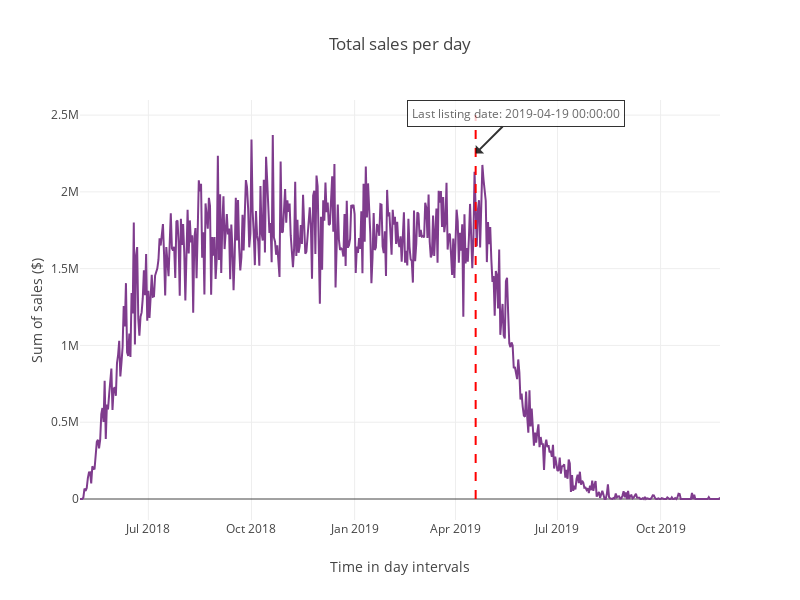

The notebook cell this image was saved under:
### Code cell
# every vehicle sold value total
sum_sales = sales.sales_dollars.sum()

print(f"The total vehicle sales were: ${sum_sales:,}")

# line plot of sales over time
fig = px.line(sales,
              x='index',
              y='sales_dollars',
              title='Total sales per day')

fig.update_layout(xaxis_title="Time in day intervals",
                  yaxis_title="Sum of sales ($)",
                  width=800,
                  height=600,
                  )

# retrieve last listing date
last_listing = vehicles['date_posted'].max()

# Add a vertical line for average price
fig.add_shape(type="line",
              x0=last_listing, x1=last_listing,
              y0=0, y1=2500000,
              line=dict(color='red', dash='dash'))

# add text annotation for the line
fig.add_annotation(
    x=last_listing,
    y=2250000,
    text=f"Last listing date: {last_listing}",  # text to display
    showarrow=True,
    arrowhead=1,
    ax=40,  # x offset for the arrow end
    ay=-40,  # y offset for the arrow end
    bordercolor="black",
    borderwidth=1,
    borderpad=4,
    bgcolor="white",
    opacity=0.8
)

fig.show()

### Figure 1 — Plotly figure (JSON) as saved in the notebook; plotly's stock layout.template omitted (floating-point values rounded to 4 significant figures; data arrays with more than 128 entries replaced by an {"elided": "..."} marker saying what was removed)
{"data": [{"hovertemplate": "index=%{x}<br>sales_dollars=%{y}<extra></extra>", "legendgroup": "", "line": {"color": "rgb(127, 60, 141)", "dash": "solid"}, "marker": {"symbol": "circle"}, "mode": "lines", "name": "", "orientation": "v", "showlegend": false, "type": "scatter", "x": {"elided": "572 str values"}, "xaxis": "x", "y": {"elided": "572 int values"}, "yaxis": "y"}], "layout": {"annotations": [{"arrowhead": 1, "ax": 40, "ay": -40, "bgcolor": "white", "bordercolor": "black", "borderpad": 4, "borderwidth": 1, "opacity": 0.8, "showarrow": true, "text": "Last listing date: 2019-04-19 00:00:00", "x": "2019-04-19T00:00:00", "y": 2250000}], "height": 600, "legend": {"tracegroupgap": 0}, "shapes": [{"line": {"color": "red", "dash": "dash"}, "type": "line", "x0": "2019-04-19T00:00:00", "x1": "2019-04-19T00:00:00", "y0": 0, "y1": 2500000}], "title": {"text": "Total sales per day"}, "width": 800, "xaxis": {"anchor": "y", "domain": [0, 1], "title": {"text": "Time in day intervals"}}, "yaxis": {"anchor": "x", "domain": [0, 1], "title": {"text": "Sum of sales ($)"}}}}
